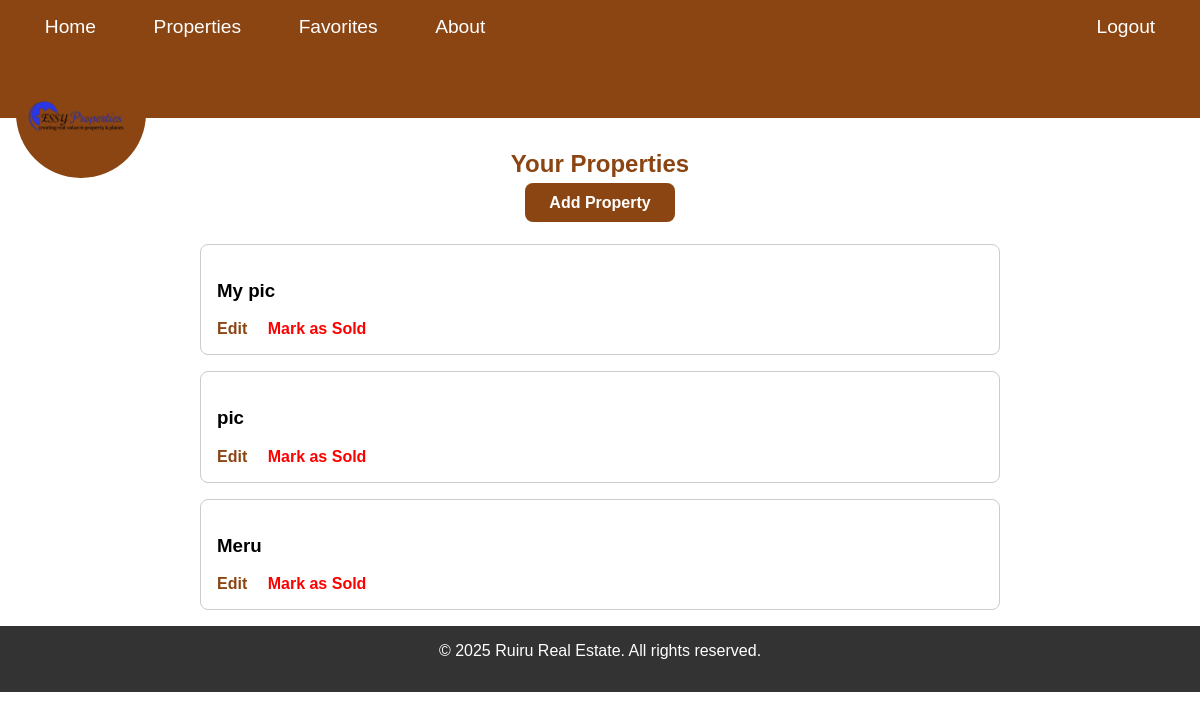
The app's page /seller/dashboard/ (signed in), older data.
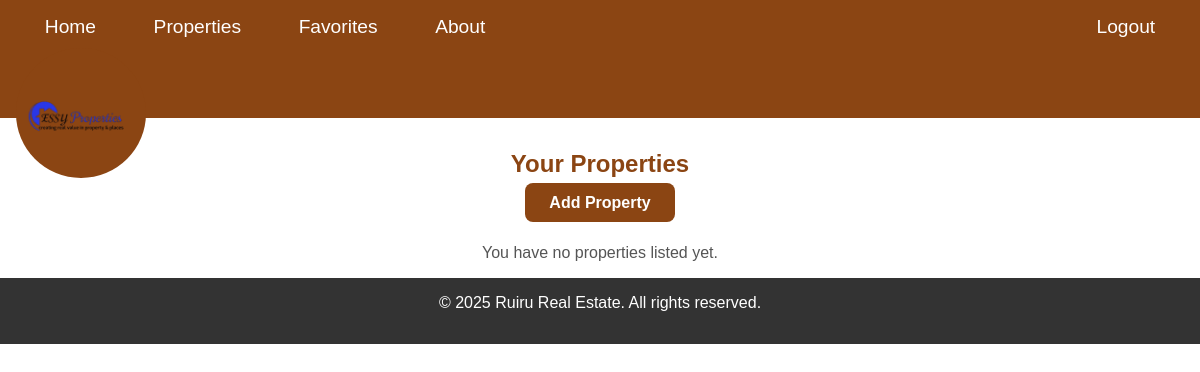
The same page, newer data.
### mainapp/models.py (models this page shows, shortened)
class Property(models.Model):
    PROPERTY_TYPES = (
        ('house', 'House'),
        ('apartment', 'Apartment'),
        ('commercial', 'Commercial'),
        ('land', 'Land'),
    )
    seller = models.ForeignKey(SellerProfile, on_delete=models.CASCADE, related_name='properties')
    title = models.CharField(max_length=200)
    description = models.TextField()
    property_type = models.CharField(max_length=50, choices=PROPERTY_TYPES)
    price = models.DecimalField(max_digits=12, decimal_places=2)
    location_address = models.CharField(max_length=255)
    latitude = models.DecimalField(max_digits=9, decimal_places=6, blank=True, null=True)
    longitude = models.DecimalField(max_digits=9, decimal_places=6, blank=True, null=True)
    image_main = models.ImageField(upload_to='mainapp/properties/')
    image_gallery_1 = models.ImageField(upload_to='mainapp/properties/', blank=True, null=True)
    image_gallery_2 = models.ImageField(upload_to='mainapp/properties/', blank=True, null=True)
    image_gallery_3 = models.ImageField(upload_to='mainapp/properties/', blank=True, null=True)
    amenities = models.TextField(blank=True, null=True)
    floor_plan = models.FileField(upload_to='mainapp/floorplans/', blank=True, null=True)
    is_available = models.BooleanField(default=True)
    view_count = models.PositiveIntegerField(default=0)
    created_at = models.DateTimeField(auto_now_add=True)
    updated_at = models.DateTimeField(auto_now=True)

### mainapp/views.py (the view)
# urls.py: path('seller/dashboard/', views.seller_dashboard, name='seller_dashboard'),
@login_required
def seller_dashboard(request):
    profile, _ = SellerProfile.objects.get_or_create(user=request.user)
    properties = profile.properties.all()
    return render(request, 'mainapp/seller_dashboard.html', {'properties': properties})

### mainapp/templates/mainapp/seller_dashboard.html (shortened to what this page needs)
{% extends 'mainapp/base.html' %}
{% block content %}
<div style="text-align:center; margin-top:2rem; margin-bottom:2rem;">
  <h2 style="color:#8B4513; margin-bottom:1rem;">Your Properties</h2>
  <a href="{% url 'create_property' %}"
     style="padding:0.7rem 1.5rem; background:#8B4513; color:white; border-radius:8px; text-decoration:none; font-weight:bold;">
    Add Property
  </a>
</div>
<div style="max-width:800px; margin:0 auto;">
  {% for property in properties %}
    <div style="border:1px solid #ccc; padding:1rem; margin-bottom:1rem; border-radius:8px;">
      <h3>{{ property.title }}</h3>
      <div style="margin-top:0.5rem;">
        <a href="{% url 'edit_property' property.pk %}"
           style="margin-right:1rem; color:#8B4513; text-decoration:none; font-weight:bold;">Edit</a>
        <a href="{% url 'mark_as_sold' property.pk %}"
           style="color:red; text-decoration:none; font-weight:bold;">Mark as Sold</a>
      </div>
    </div>
  {% empty %}
    <p style="text-align:center; color:#555;">You have no properties listed yet.</p>
  {% endfor %}
</div>
{% endblock %}

Row changes from the older to the newer data that the page shows:
removed Property: title "My pic"
removed Property: title "pic"
removed Property: title "Meru"
Text that changed along with them:
text now shown: "You have no properties listed yet."
